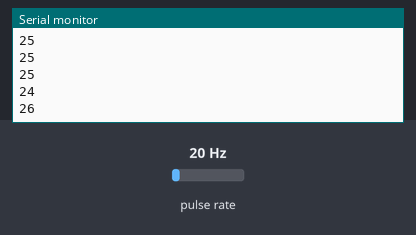
This sketch was run on a simulated Arduino Uno, built with avr-gcc and run on an emulated ATmega328P. On the bench: the last lines printed to the serial monitor. Wiring (inferred from the names in the program): pulse sensor: data pin 2. Inputs (shaded band) come from the test bench; at power-on: pulse rate 20 Hz.

Above: at 1.2 s.
1.3 s: pulse rate (sensor on pin 2) set to 4 Hz
At 1.67 s:
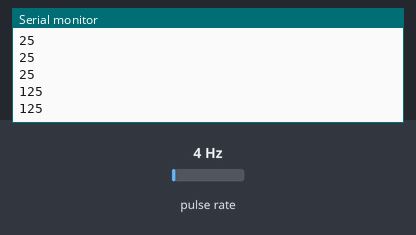
2.8 s: pulse rate (sensor on pin 2) set to 50 Hz
At 3.8 s:
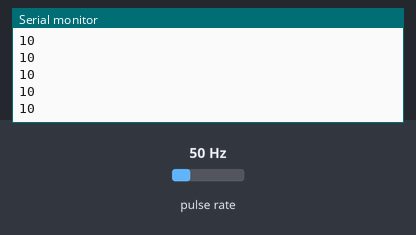
Timing chart, 0 to 5.8 s (numbered marks = the images above; inputs shaded):
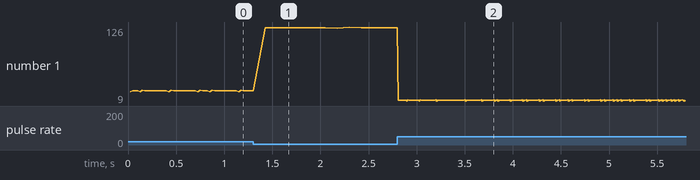

The sketch:

geiger_counter_interrupt.ino
```cpp
// Not all pins can be used
// for interrupts. It depends on the board.
int geiger_counter_pin = 2;
int timer = 0;
int dt = 0;
volatile int print_state = LOW;

void setup() {
  pinMode(geiger_counter_pin, INPUT);
  Serial.begin(9600);
  attachInterrupt(digitalPinToInterrupt(geiger_counter_pin), blink, CHANGE);
}

void loop() {
 if(print_state){
  Serial.println(dt);
  print_state = LOW;
 }

}

void blink(){
  dt = millis() - timer;
  timer = millis();
  print_state = HIGH;
}
```

Measured:
- after the input at 1.3 s, the serial monitor: prints a new line after 0.13 s (image 1)
- after the input at 2.8 s, the serial monitor: prints a new line at once (image 2)
- plotted number 1: 25 → 125 after the input at 1.3 s, 125 → 11 after the input at 2.8 s
